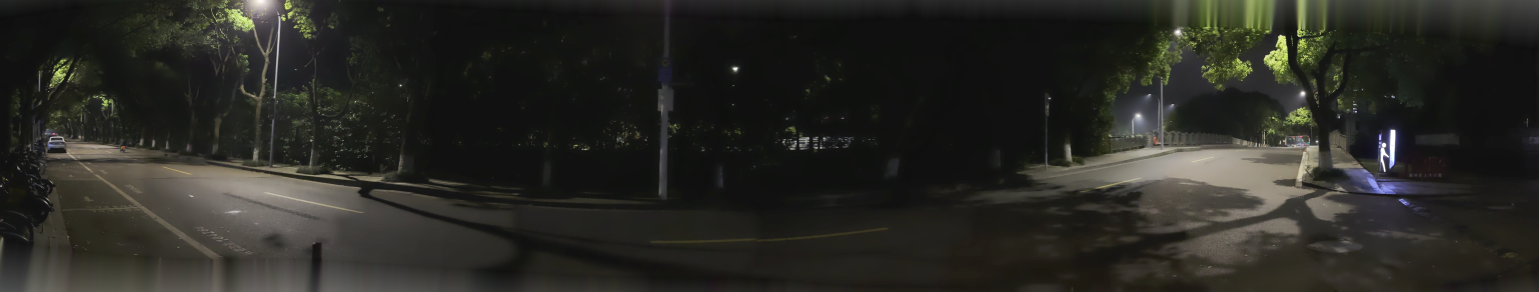
#> input picture IMG_0268_panorama.jpg, 12306 x 2334 px (shown at 1/8 size)
$ python -i panorama_generator.py   (imports and definitions only)
#> lines starting #> are read from the running program, lines starting #| are printed output that depends on the picture; after the words box and inside, x2 and y2 are one past the last pixel; in counts of white or black regions, pixels touching at a corner belong together
#> further down, picture is the input picture: shape (2334, 12306, 3); mean B, G, R 36.2, 41.2, 41.5
'''
Author: Hang SHENG
Student ID: 20321587
Email: scyhs3@nottingham.edu.cn
'''

import os
import tkinter as tk
from tkinter import filedialog
import cv2
import numpy as np
from threading import Thread
from PIL import Image, ImageTk, ImageEnhance
import time


# [55 lines left out: functions extract_frames, create_panorama, enhance_image_with_pil, not called in this run]


def crop_black_borders(image):
    # Converting images to grayscale
    gray = cv2.cvtColor(image, cv2.COLOR_BGR2GRAY)
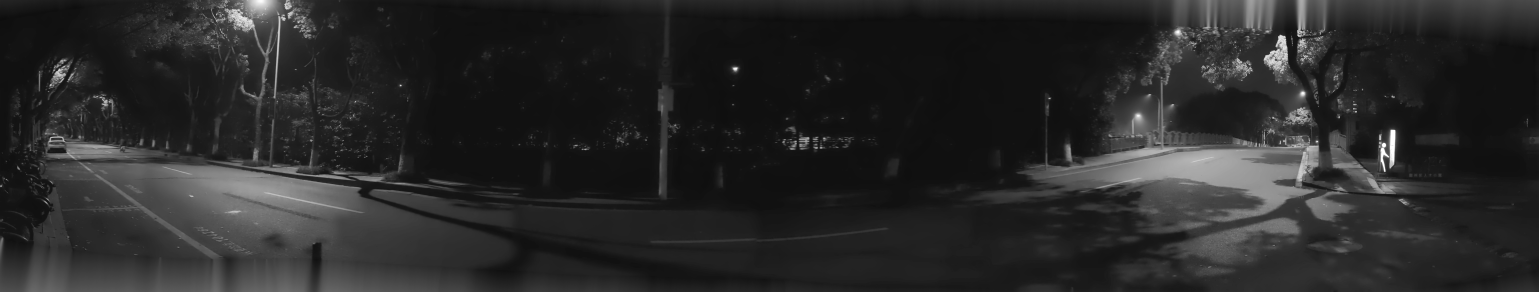
#> gray: shape (2334, 12306) (shown at 1/8 size); min 7, max 255, mean 40.7
    equalized = cv2.equalizeHist(gray)
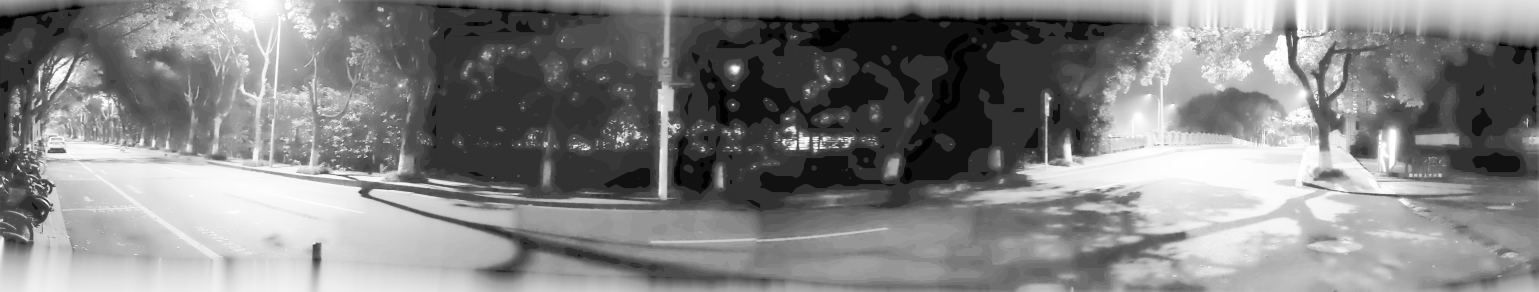
#> equalized: shape (2334, 12306) (shown at 1/8 size); min 0, max 255, mean 131.6

    # Finding the non-black area
    _, thresh = cv2.threshold(equalized, 0, 255, cv2.THRESH_BINARY)
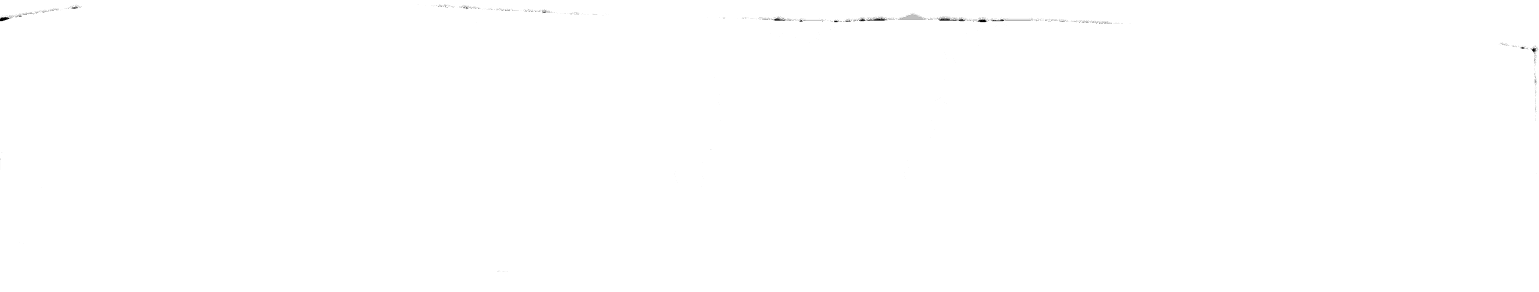
#> thresh: shape (2334, 12306) (shown at 1/8 size); 99.9% white; 5962 black regions (5900 under 20 px)
    contours, _ = cv2.findContours(thresh, cv2.RETR_EXTERNAL, cv2.CHAIN_APPROX_SIMPLE)
#> contours = 15 contours, 14 with area under 20; largest, box (x1, y1, x2, y2) and area: (0, 0, 12306, 2334) 28705850
    # contours_image = image.copy()
    # cv2.drawContours(contours_image, contours, -1, (0, 255, 0), 2)

    if contours:
        largest_contour = max(contours, key=cv2.contourArea)
#> largest_contour = contour of 139 points, box (x1, y1, x2, y2) (0, 0, 12306, 2334), area 28705850
        x, y, w, h = cv2.boundingRect(largest_contour)
#> x = 0; y = 0; w = 12306; h = 2334
        best_rect = (x, y, w, h)
#> best_rect = (0, 0, 12306, 2334)
    else:
        best_rect = None

    # Crop
    if best_rect:
        #cv2.rectangle(contours_image, (best_rect[0], best_rect[1]), (best_rect[0] + best_rect[2], best_rect[1] + best_rect[3]), (255, 0, 0), 5)
        final_cropped = image[best_rect[1]:best_rect[1] + best_rect[3],
                        best_rect[0]:best_rect[0] + best_rect[2]]
    else:
        final_cropped = image

    return final_cropped


# [128 lines left out: functions inpaint_black_edges, load_image_into_label, save_panorama, create_gui, not called in this run]


# [2 lines not run here, left out]

>>> import cv2
>>> picture = cv2.imread('IMG_0268_panorama.jpg')
>>> result = crop_black_borders(picture)
